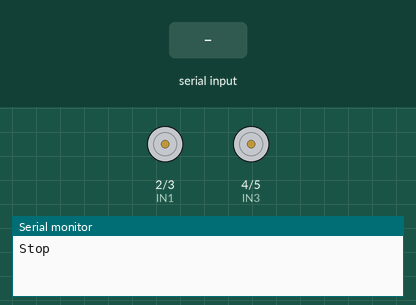
Recording of a sketch running on a simulated Arduino Uno, built with avr-gcc and run on an emulated ATmega328P. Parts: motor-driver pin pairs drawn as motors (green arrow = first pin HIGH = forward, orange = second pin HIGH = backward, longer = more drive, scaled by the enable pin), the last lines printed to the serial monitor. The inputs (shaded band) are chosen by the test bench.

Above: at 1.2 s.
1.3 s: "F" received over the second serial link
At 1.8 s:
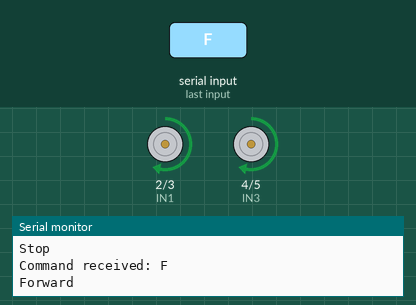
2.8 s: "B" received over the second serial link
At 4.0 s:
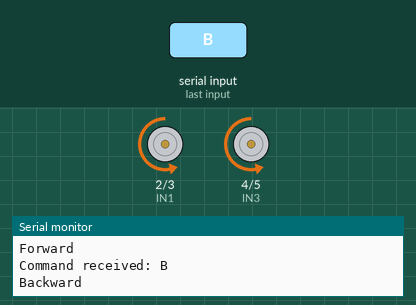
4.3 s: "L" received over the second serial link
At 5.2 s:
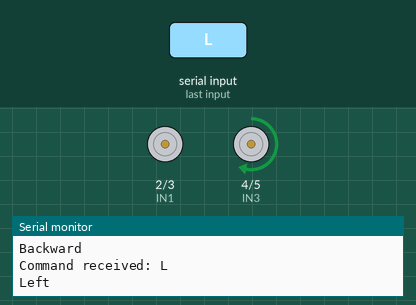
5.8 s: "R" received over the second serial link
At 6.4 s:
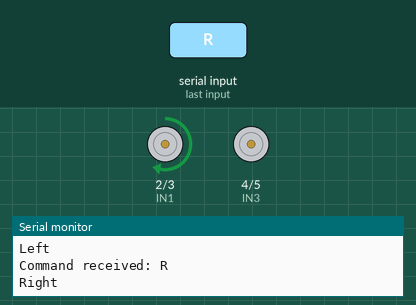
Timing chart, 0 to 8.3 s (numbered marks = the images above; inputs shaded):
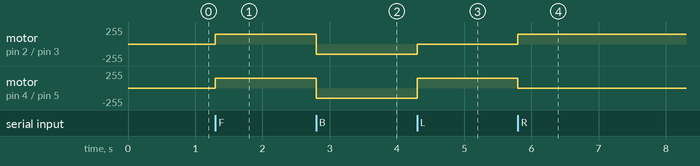

Measured:
- after the input at 1.3 s, motor on pin 2 (IN1) / pin 3 (IN2), motor on pin 4 (IN3) / pin 5 (IN4): stopped → forward 150/255 at once
- after the input at 2.8 s, motor on pin 2 (IN1) / pin 3 (IN2), motor on pin 4 (IN3) / pin 5 (IN4): forward 150/255 → backward 150/255 at once
- after the input at 4.3 s, motor on pin 2 (IN1) / pin 3 (IN2): backward 150/255 → stopped at once; motor on pin 4 (IN3) / pin 5 (IN4): backward 150/255 → forward 150/255 at once
- after the input at 5.8 s, motor on pin 2 (IN1) / pin 3 (IN2): stopped → forward 150/255 at once; motor on pin 4 (IN3) / pin 5 (IN4): forward 150/255 → stopped at once

The sketch:

Bluetooth_robot.ino
```cpp
/*
  Bluetooth Controlled Robot
  Components: Arduino Uno, HC-05 Bluetooth Module,
  L298N Motor Driver, 2x DC Motors
  Author: Abhinav B
*/

#include <SoftwareSerial.h>

// HC-05 Bluetooth Module
// RX = Pin 10, TX = Pin 11
SoftwareSerial BTSerial(10, 11);

// Motor Pins
int ENA = 9;  int IN1 = 2;  int IN2 = 3;
int ENB = 6;  int IN3 = 4;  int IN4 = 5;

int driveSpeed = 150;
char command;

void setup() {
  pinMode(ENA, OUTPUT); pinMode(IN1, OUTPUT);
  pinMode(IN2, OUTPUT); pinMode(ENB, OUTPUT);
  pinMode(IN3, OUTPUT); pinMode(IN4, OUTPUT);

  BTSerial.begin(9600);
  Serial.begin(9600);
  stopBot();
}

// Movement Functions
void moveForward() {
  analogWrite(ENA, driveSpeed);
  analogWrite(ENB, driveSpeed);
  digitalWrite(IN1, HIGH); digitalWrite(IN2, LOW);
  digitalWrite(IN3, HIGH); digitalWrite(IN4, LOW);
  Serial.println("Forward");
}

void moveBackward() {
  analogWrite(ENA, driveSpeed);
  analogWrite(ENB, driveSpeed);
  digitalWrite(IN1, LOW);  digitalWrite(IN2, HIGH);
  digitalWrite(IN3, LOW);  digitalWrite(IN4, HIGH);
  Serial.println("Backward");
}

void turnLeft() {
  analogWrite(ENA, 0);
  analogWrite(ENB, driveSpeed);
  digitalWrite(IN1, LOW);  digitalWrite(IN2, LOW);
  digitalWrite(IN3, HIGH); digitalWrite(IN4, LOW);
  Serial.println("Left");
}

void turnRight() {
  analogWrite(ENA, driveSpeed);
  analogWrite(ENB, 0);
  digitalWrite(IN1, HIGH); digitalWrite(IN2, LOW);
  digitalWrite(IN3, LOW);  digitalWrite(IN4, LOW);
  Serial.println("Right");
}

void stopBot() {
  analogWrite(ENA, 0);
  analogWrite(ENB, 0);
  digitalWrite(IN1, LOW); digitalWrite(IN2, LOW);
  digitalWrite(IN3, LOW); digitalWrite(IN4, LOW);
  Serial.println("Stop");
}

// Main Loop
void loop() {
  if (BTSerial.available()) {
    command = BTSerial.read();
    Serial.print("Command received: ");
    Serial.println(command);

    switch (command) {
      case 'F': moveForward();  break;
      case 'B': moveBackward(); break;
      case 'L': turnLeft();     break;
      case 'R': turnRight();    break;
      case 'S': stopBot();      break;
    }
  }
}
```
